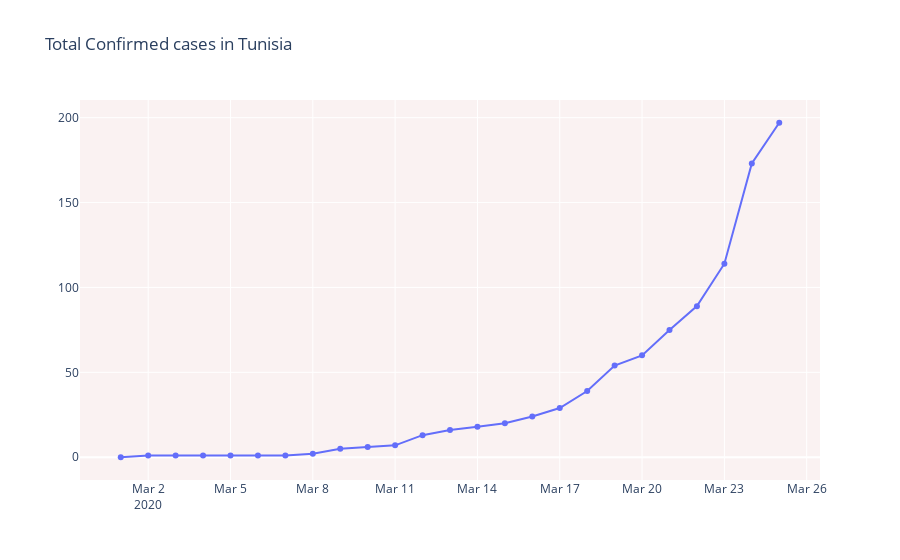

The notebook cell saved with this chart:
### Code cell
fig = go.Figure()
fig.add_trace(go.Scatter(x=data_count['confirmation_date'], y=data_count['Number of cases'],
                    mode='lines+markers',name='Total Cases'))

fig.update_layout(title_text='Total Confirmed cases in Tunisia',plot_bgcolor='rgb(250, 242, 242)')

fig.show()

### Figure 1 — Plotly figure (JSON) as saved in the notebook; plotly's stock layout.template omitted (floating-point values rounded to 4 significant figures)
{"data": [{"mode": "lines+markers", "name": "Total Cases", "type": "scatter", "x": ["2020-03-01", "2020-03-02", "2020-03-03", "2020-03-04", "2020-03-05", "2020-03-06", "2020-03-07", "2020-03-08", "2020-03-09", "2020-03-10", "2020-03-11", "2020-03-12", "2020-03-13", "2020-03-14", "2020-03-15", "2020-03-16", "2020-03-17", "2020-03-18", "2020-03-19", "2020-03-20", "2020-03-21", "2020-03-22", "2020-03-23", "2020-03-24", "2020-03-25"], "y": [0, 1, 1, 1, 1, 1, 1, 2, 5, 6, 7, 13, 16, 18, 20, 24, 29, 39, 54, 60, 75, 89, 114, 173, 197]}], "layout": {"plot_bgcolor": "rgb(250, 242, 242)", "title": {"text": "Total Confirmed cases in Tunisia"}}}
